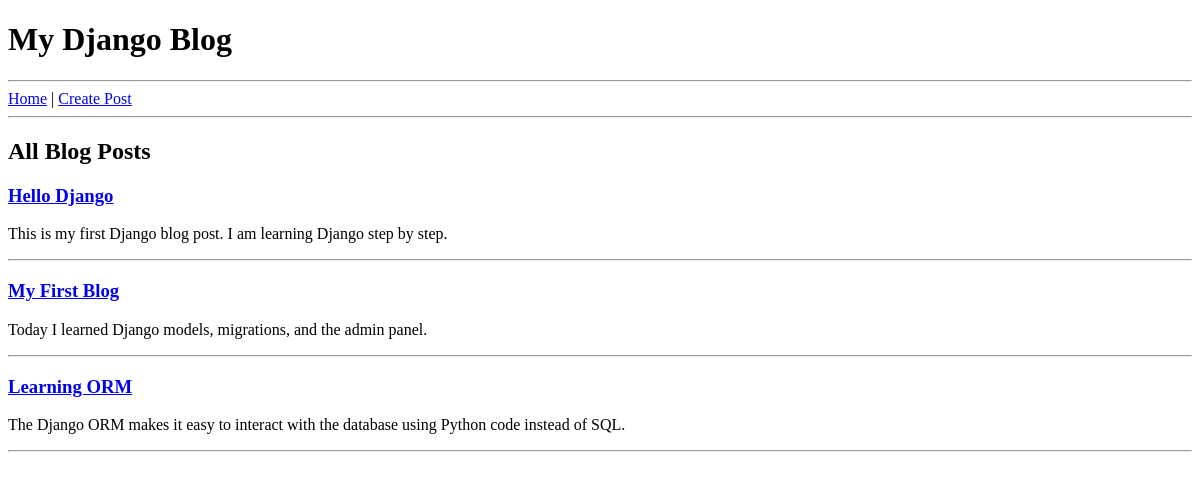
The app's page /, older data.
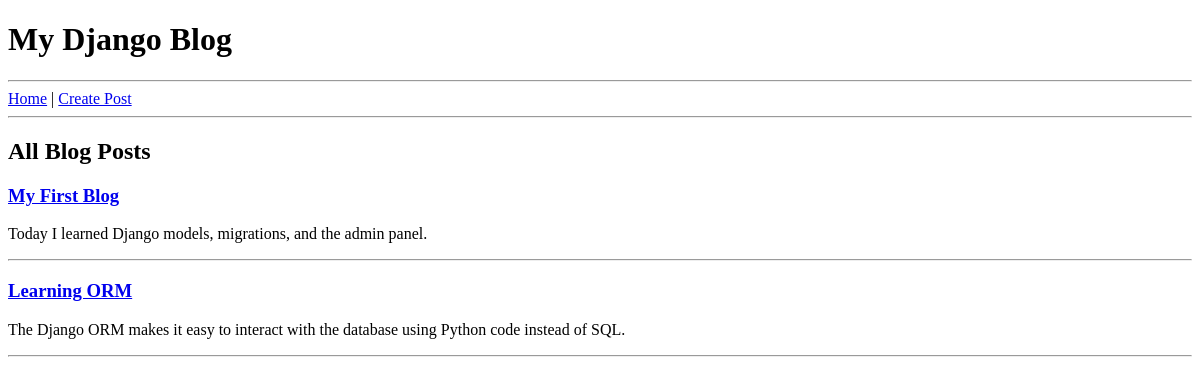
The same page, newer data.
### blog/models.py (models this page shows, shortened)
class Post(models.Model):
    title = models.CharField(max_length=100)
    content = models.TextField()
    author = models.ForeignKey(
        Author,
        on_delete=models.CASCADE,
        null=True,
        blank=True
    )
    created_at = models.DateTimeField(auto_now_add=True)
    updated_at = models.DateTimeField(auto_now=True)
    class Meta:
        indexes = [
            models.Index(fields=["title"]),
        ]

### blog/views.py (the view)
# urls.py: path("", views.home, name="home"),
def home(request):
    posts = cache.get("posts")
    if posts is None:
        print("Loading posts from database...")
        posts = Post.objects.select_related("author").all()
        cache.set("posts", posts, timeout=60)
    return render(
        request,
        "blog/home.html",
        {
            "posts": posts,
        },
    )

### templates/blog/home.html
{% extends "base.html" %}
{% block content %}
<h2>All Blog Posts</h2>
{% for post in posts %}
<h3>
<a href="/post/{{ post.id }}/">
{{ post.title }}
</a>
</h3>
<p>
{{ post.content|truncatewords:20 }}
</p>
<hr>
{% empty %}
<p>No Posts Available.</p>
{% endfor %}
{% endblock %}

Row changes from the older to the newer data that the page shows:
removed Post: title "Hello Django", content "This is my first Django blog post. I am learning Django step by step."
